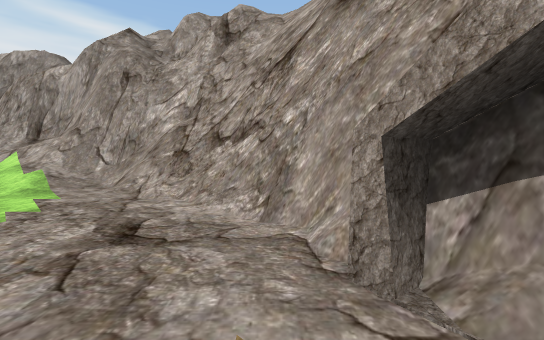
[1] (above)

13 first-person views from a walk through a scene from a Unity 3-D project. The camera is 1.3 m above the floor, tilts 4° down and sees 90° across. The floor is counted in squares, 2 m on a side. Each view is taken from the middle of a square. On the plan, view 1 faces up. The plan holds only what a view shows up to about 9 squares ahead; the rest is blank. The place goes on beyond the plan. The player character is not drawn. Some surface patterns are stand-ins.

[2]
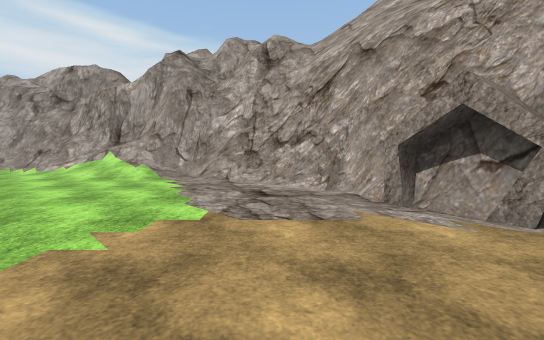

[3]
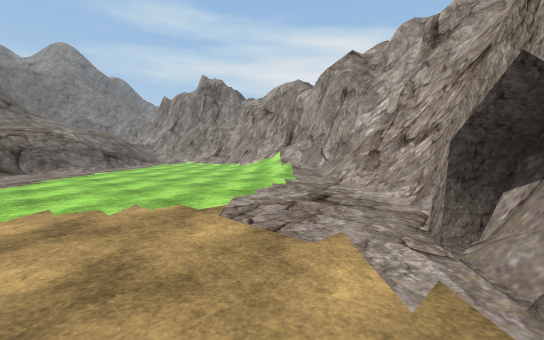

[4]
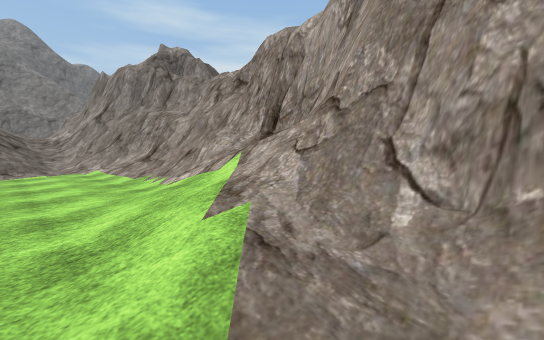

[5]
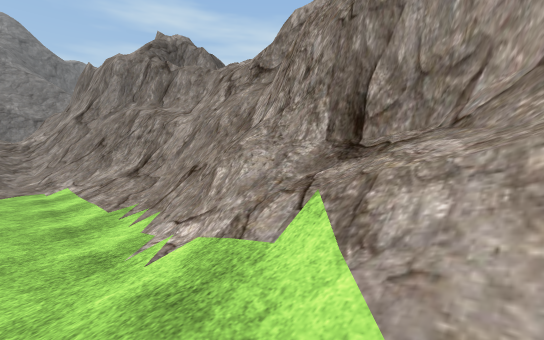

[6]
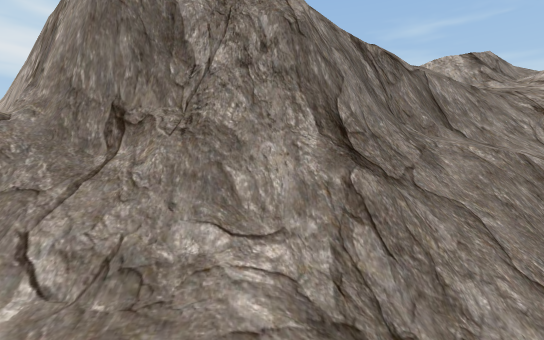

[7]
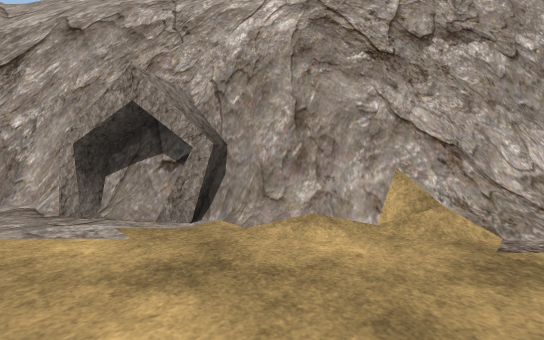

[8]
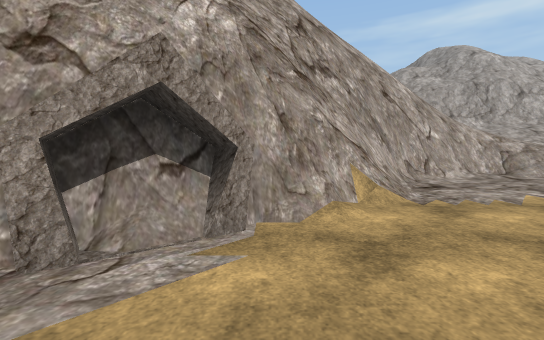

[9]
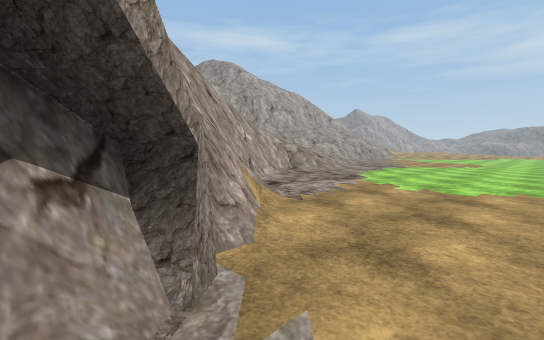

[10]
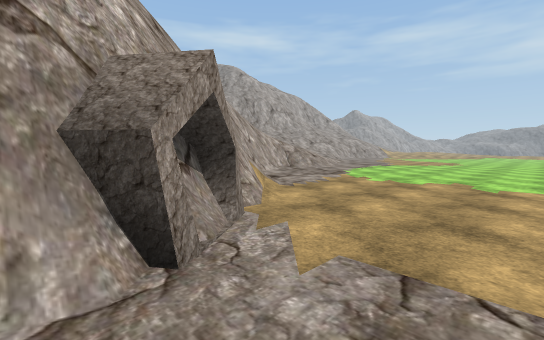

[11]
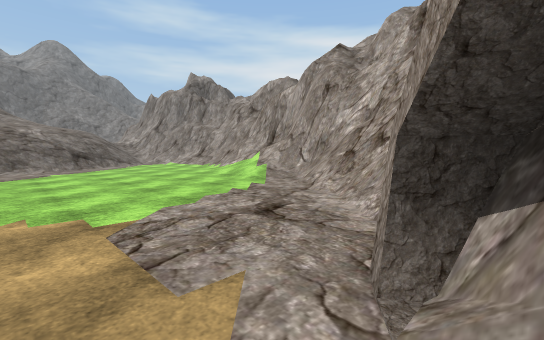

[12]
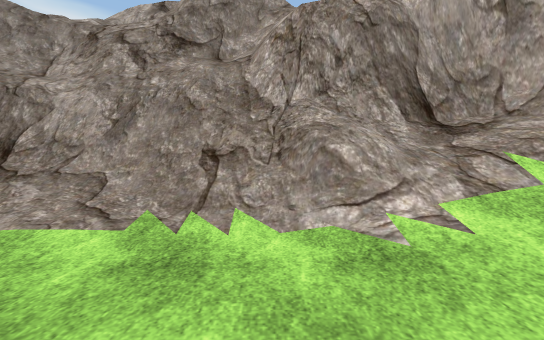

[13]
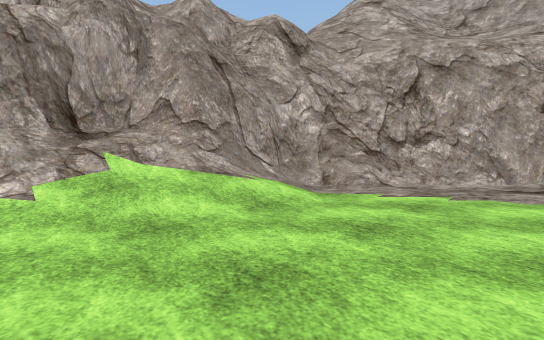

### Floor plan
Key: @ floor where view 1 was taken; # wall or solid block; . main floor; : floor 2 m higher than the main floor; + floor 2.5 m higher than the main floor; * floor 8 m higher than the main floor; % floor 9.5 m higher than the main floor; / step, stairs or slope; = window, fence, low wall or low ledge; v drop or lower ground.
Columns run from 19 left of view 1 to 8 right of it. Each row starts with its distance up from view 1.
 12        ###
 11             ##
 10      ####### #
  9     ##====== ##*v%
  8   ###=====##### vv/
  7 ###//==////=//##  vv//
  6 =//=////...////####v///
  5 /+/////......////=#vv//
  4   / ////........./##v///
  3           .........##v///#
  2          ...........#v///#
  1         //..........##v/
  0         //.........@.##vv
 -1         ///...........##vv#
 -2                   .....##vv
 -3                   ......##v/
 -4                   .......##=
 -5                   .......##/
 -6                   .......=#/
 -7                   .......///
 -8                   ......  /:
 -9                   .....
-10                   ....

Where each view was taken, in squares from view 1:
view 1: 0 up, 0 right, facing up
view 2: 2 down, 1 left, facing up
view 3: 1 down, 1 right, facing up-left
view 4: 4 up, 3 left, facing up-left
view 5: 5 up, 5 left, facing up-left
view 6: 4 up, 17 left, facing up
view 7: 2 down, 0 right, facing up-right
view 8: 0 up, 1 left, facing right
view 9: 1 up, 0 right, facing down-right
view 10: 2 up, 1 left, facing down-right
view 11: 0 up, 1 right, facing up-left
view 12: 4 up, 8 left, facing up
view 13: 2 up, 7 left, facing up-right
